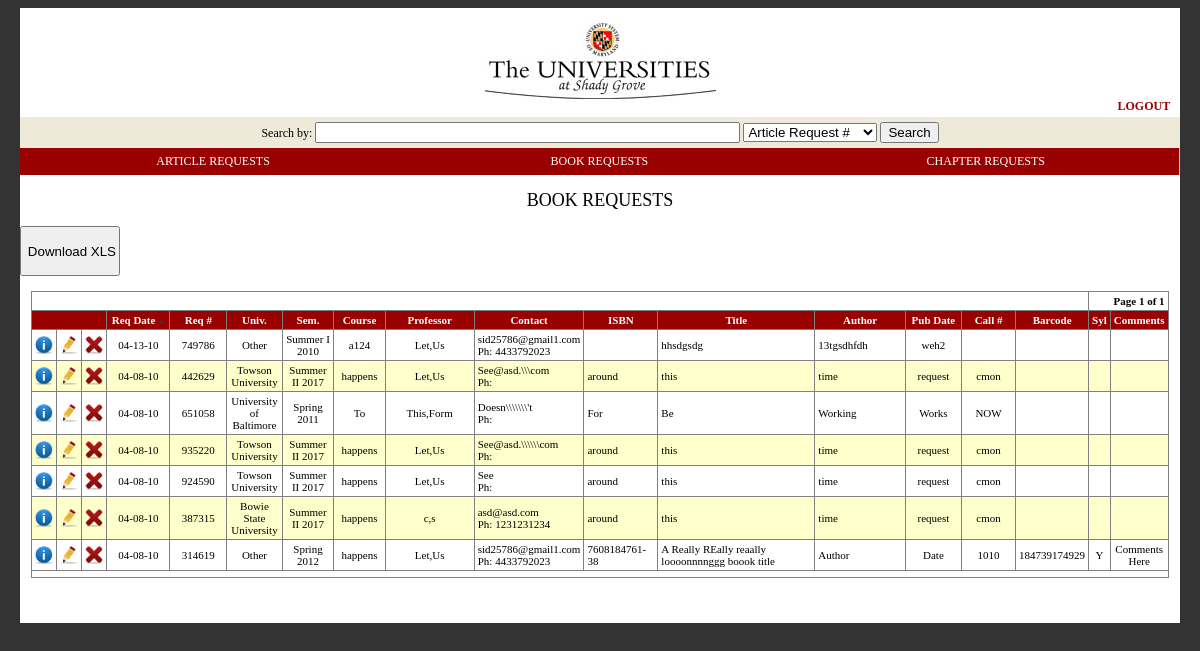
Screenshot of /display_book_requests.php (signed in) with the database file from the repository.
### tables this page shows
CREATE TABLE `b_request` (
  `b_id` int(10) unsigned NOT NULL,
  `b_title` varchar(100) NOT NULL,
  `b_author` varchar(100) NOT NULL,
  `b_publisher` varchar(100) DEFAULT NULL,
  `b_place_of_pub` varchar(100) DEFAULT NULL,
  `b_date_of_pub` varchar(20) NOT NULL,
  `b_book_edition` varchar(20) DEFAULT NULL,
  `b_isbn` varchar(45) DEFAULT NULL,
  `b_supply_method` varchar(45) DEFAULT NULL,
  `b_notes` varchar(1000) DEFAULT NULL,
  `b_call_number` varchar(50) DEFAULT NULL,
  `b_loan_period` varchar(20) DEFAULT NULL,
  `b_barcode` varchar(45) DEFAULT NULL,
  `b_ordered_date` date DEFAULT NULL,
  `b_recalled_date` date DEFAULT NULL,
  `b_date_entered` date DEFAULT NULL,
  `b_date_deleted` date DEFAULT NULL,
  `b_prof_copy` char(1) DEFAULT NULL,
  `b_syllabi` char(1) DEFAULT NULL,
  `b_comments` varchar(1000) DEFAULT NULL,
  `p_email` varchar(50) NOT NULL,
  `c_id` mediumint(8) unsigned NOT NULL,
  `b_req_date` date DEFAULT NULL,
  PRIMARY KEY (`b_id`),
  UNIQUE KEY `b_id_UNIQUE` (`b_id`),
  UNIQUE KEY `b_barcode_UNIQUE` (`b_barcode`),
  KEY `c_id` (`c_id`),
  KEY `p_email` (`p_email`),
  CONSTRAINT `b_request_ibfk_2` FOREIGN KEY (`c_id`) REFERENCES `course` (`c_id`),
  CONSTRAINT `b_request_ibfk_3` FOREIGN KEY (`p_email`) REFERENCES `professor` (`p_email`) ON UPDATE CASCADE
);

CREATE TABLE `professor` (
  `p_email` varchar(50) NOT NULL,
  `p_last_name` varchar(50) NOT NULL,
  `p_first_name` varchar(50) NOT NULL,
  `p_university` varchar(100) DEFAULT NULL,
  `p_phone_number` varchar(12) DEFAULT NULL,
  PRIMARY KEY (`p_email`)
);

CREATE TABLE `course` (
  `c_id` mediumint(8) unsigned NOT NULL AUTO_INCREMENT,
  `course_no` varchar(20) NOT NULL,
  `semester` varchar(10) NOT NULL,
  `semester_year` year(4) NOT NULL,
  `course_title` varchar(45) DEFAULT NULL,
  PRIMARY KEY (`c_id`)
);

### display_book_requests.php (the view, shortened to what this page needs)
<?php
include('header.php');
include('connect_to_shady_grove.php');
$display = '5000';
if(isset($_GET['p']) && is_numeric($_GET['p']))
{
$pages = $_GET['p'];
}
else
{
$query = 'select COUNT(b_id) FROM b_request';
$result = @mysqli_query($dbc, $query);
$row = @mysqli_fetch_array($result, MYSQLI_NUM);
$records = $row[0];
	if($records>$display)
	{
	$pages = ceil($records/$display);
	}
	else
	{
	$pages = 1;
	}
}
if(isset($_GET['s']) && is_numeric($_GET['s']))
{$start = $_GET['s'];}
else
{$start = 0;}
$sort = (isset($_GET['sort']))? $_GET['sort']: 'req_date_d';
switch($sort)
{
case 'req_date_d':
$order_by = 'b.b_req_date DESC';
break;
}
$query = "select b.b_id as id, p.p_university as uni, concat(c.semester, '  ', c.semester_year) as sem, c.course_no as cno, concat(p.p_last_name, ',', p.p_first_name) as prof, p.p_email as email, p.p_phone_number as pno, b.b_isbn as isbn, b.b_title as title, b.b_author as author, b.b_date_of_pub as pub_date, b.b_call_number as call_no, b.b_barcode as barcode, b.b_syllabi as syllabi, b.b_comments as comments, DATE_FORMAT(b.b_req_date, '%m-%d-%y') as req_date
from b_request b, professor p, course c
where b.p_email = p.p_email AND b.c_id = c.c_id
ORDER BY $order_by LIMIT $start, $display";
$result = @mysqli_query($dbc, $query);
$bg = '#ffffcc';
$this_page = ($start/$display)+1;
	echo '<div align="center" style="font-size:large">BOOK REQUESTS</div><br/> ';
	echo '<div align="left"><a href=download.php><input type="button" value="Download XLS" style="height: 50px; width: 100px"></a> </div><br/> ';
	echo '<table id="mytable" border="1" cellpadding="3" cellspacing="0" style="border-collapse:collapse; font-size:11px" width="98%" align="center">
	<tr>
<td align = "center" colspan="16">';
echo '</td>
	<td align="right" colspan="2" style="font-weight:bold">Page '.$this_page.' of '.$pages.'</td>
	</tr>';
	echo '<tr bgcolor="#990000">
	<th colspan = "3"  width="2%">&nbsp;</th>';
	if($sort == "req_date_a")
	{echo '<th align="center" width="7%"><a href="display_book_requests.php?sort=req_date_d">Req Date</a>&nbsp;<img src= "images/ascending.gif" border = "0"/></th>';}
	elseif($sort == "req_date_d")
	{echo '<th align="center" width="7%"><a href="display_book_requests.php?sort=req_date_a">Req Date</a>&nbsp;<img src= "images/descending.gif" border = "0"/></th>';}
	else
	{echo '<th align="center" width="7%"><a href="display_book_requests.php?sort=req_date_a">Req Date</a></th>';}
	if($sort == "b_id_a")
	{echo '<th valign = "center" width="6%"><a href="display_book_requests.php?sort=b_id_d">Req #</a>&nbsp;<img src= "images/ascending.gif" border = "0"/></th>';}
	elseif($sort == "b_id_d")
	{echo '<th align="center" width="6%"><a href="display_book_requests.php?sort=b_id_a">Req #</a>&nbsp;<img src= "images/descending.gif" border = "0"/></th>';}
	else
	{echo '<th align="center" width="6%"><a href="display_book_requests.php?sort=b_id_a">Req #</a></th>';}
	if($sort == "uni_a")
	{echo '<th align="center" width="5%"><a href="display_book_requests.php?sort=uni_d">Univ.</a>&nbsp;<img src= "images/ascending.gif" border = "0"/></th>';}
	elseif($sort == "uni_d")
	{echo '<th align="center" width="5%"><a href="display_book_requests.php?sort=uni_a">Univ.</a>&nbsp;<img src= "images/descending.gif" border = "0"/></th>';}
	else
	{echo '<th align="center" width="5%"><a href="display_book_requests.php?sort=uni_a">Univ.</a></th>';}
	if($sort == "sem_a")
	{echo '<th align="center" width="5%"><a href="display_book_requests.php?sort=sem_d">Sem.</a>&nbsp;<img src= "images/ascending.gif" border = "0"/></th>';}
	elseif($sort == "sem_d")
	{echo '<th align="center" width="5%"><a href="display_book_requests.php?sort=sem_a">Sem.</a>&nbsp;<img src= "images/descending.gif" border = "0"/></th>';}
	else
	{echo '<th align="center" width="5%"><a href="display_book_requests.php?sort=sem_a">Sem.</a></th>';}
	if($sort == "cno_a")
	{echo '<th align="center" width="5%"><a href="display_book_requests.php?sort=cno_d">Course</a>&nbsp;<img src= "images/ascending.gif" border = "0"/></th>';}
	elseif($sort == "cno_d")
	{echo '<th align="center" width="5%"><a href="display_book_requests.php?sort=cno_a">Course</a>&nbsp;<img src= "images/descending.gif" border = "0"/></th>';}
	else
	{echo '<th align="center" width="5%"><a href="display_book_requests.php?sort=cno_a">Course</a></th>';}
	if($sort == "prof_a")
	{echo '<th align="center" width="10%"><a href="display_book_requests.php?sort=prof_d">Professor</a>&nbsp;<img src= "images/ascending.gif" border = "0"/></th>';}
	elseif($sort == "prof_d")
	{echo '<th align="center" width="10%"><a href="display_book_requests.php?sort=prof_a">Professor</a>&nbsp;<img src= "images/descending.gif" border = "0"/></th>';}
	else
	{echo '<th align="center" width="10%"><a href="display_book_requests.php?sort=prof_a">Professor</a></th>';}
	if($sort == "email_a")
	{	echo '<th align="center" width="8%"><a href="display_book_requests.php?sort=email_d">Contact</a>&nbsp;<img src= "images/ascending.gif" border = "0"/></th>';}
	elseif($sort == "email_d")
	{echo '<th align="center" width="8%"><a href="display_book_requests.php?sort=email_a">Contact</a>&nbsp;<img src= "images/descending.gif" border = "0"/></th>';}
	else
	{echo '<th align="center" width="8%"><a href="display_book_requests.php?sort=email_a">Contact</a></th>';}
	if($sort == "isbn_a")
	{echo '<th align="center" width="7%"><a href="display_book_requests.php?sort=isbn_d">ISBN</a>&nbsp;<img src= "images/ascending.gif" border = "0"/></th>';}
	elseif($sort == "isbn_d")
	{echo '<th align="center" width="7%"><a href="display_book_requests.php?sort=isbn_a">ISBN</a>&nbsp;<img src= "images/descending.gif" border = "0"/></th>';}
	else
	{echo '<th align="center" width="7%"><a href="display_book_requests.php?sort=isbn_a">ISBN</a></th>';}
	if($sort == "title_a")
	{echo '<th align="center" width="19%"><a href="display_book_requests.php?sort=title_d">Title</a>&nbsp;<img src= "images/ascending.gif" border = "0"/></th>';}
	elseif($sort == "title_d")
	{echo '<th align="center" width="19%"><a href="display_book_requests.php?sort=title_a">Title</a>&nbsp;<img src= "images/descending.gif" border = "0"/></th>';}
	else
	{echo '<th align="center" width="19%"><a href="display_book_requests.php?sort=title_a">Title</a></th>';}
	if($sort == "author_a")
	{echo '<th align="center" width="10%"><a href="display_book_requests.php?sort=author_d">Author</a>&nbsp;<img src= "images/ascending.gif" border = "0"/></th>';}
	elseif($sort == "author_d")
	{echo '<th align="center" width="10%"><a href="display_book_requests.php?sort=author_a">Author</a>&nbsp;<img src= "images/descending.gif" border = "0"/></th>';}
	else
	{echo '<th align="center" width="10%"><a href="display_book_requests.php?sort=author_a">Author</a></th>';}
	if($sort == "pub_date_a")
	{echo '<th align="center" width="6%"><a href="display_book_requests.php?sort=pub_date_d">Pub Date</a>&nbsp;<img src= "images/ascending.gif" border = "0"/></th>';}
	elseif($sort == "pub_date_d")
	{echo '<th align="center" width=6%"><a href="display_book_requests.php?sort=pub_date_a">Pub Date</a>&nbsp;<img src= "images/descending.gif" border = "0"/></th>';}
	else
	{echo '<th align="center" width=6%"><a href="display_book_requests.php?sort=pub_date_a">Pub Date</a></th>';}
	if($sort == "call_no_a")
	{echo '<th align="center" width="6%"><a href="display_book_requests.php?sort=call_no_d">Call #</a>&nbsp;<img src= "images/ascending.gif" border = "0"/></th>';}
	elseif($sort == "call_no_d")
	{echo '<th align="center" width="6%"><a href="display_book_requests.php?sort=call_no_a">Call #</a>&nbsp;<img src= "images/descending.gif" border = "0"/></th>';}
	else
	{echo '<th align="center" width="6%"><a href="display_book_requests.php?sort=call_no_a">Call #</a></th>';}
	if($sort == "barcode_a")
	{echo '<th align="center" width="6%"><a href="display_book_requests.php?sort=barcode_d">Barcode</a>&nbsp;<img src= "images/ascending.gif" border = "0"/></th>';}
	elseif($sort == "barcode_d")
	{echo '<th align="center" width="6%"><a href="display_book_requests.php?sort=barcode_a">Barcode</a>&nbsp;<img src= "images/descending.gif" border = "0"/></th>';}
	else
	{echo '<th align="center" width="6%"><a href="display_book_requests.php?sort=barcode_a">Barcode</a></th>';}
	if($sort == "syllabi_a")
	{echo '<th align="center" width="1%"><a href="display_book_requests.php?sort=syllabi_d">Syl</a>&nbsp;<img src= "images/ascending.gif" border = "0"/></th>';}
	elseif($sort == "syllabi_d")
	{echo '<th align="center" width="1%"><a href="display_book_requests.php?sort=syllabi_a">Syl</a>&nbsp;<img src= "images/descending.gif" border = "0"/></th>';}
	else
	{echo '<th align="center" width="1%"><a href="display_book_requests.php?sort=syllabi_a">Syl</a></th>';}
	if($sort == "comments_a")
	{echo '<th align="center" width="8%"><a href="display_book_requests.php?sort=comments_d">Comments</a>&nbsp;<img src= "images/ascending.gif" border = "0"/></th></tr>';}
	elseif($sort == "comments_d")
	{echo '<th align="center" width="8%"><a href="display_book_requests.php?sort=comments_a">Comments</a>&nbsp;<img src= "images/descending.gif" border = "0"/></th></tr>';}
	else
	{echo '<th align="center" width="8%"><a href="display_book_requests.php?sort=comments_a">Comments</a></th></tr>';}
	while ($row = mysqli_fetch_array($result, MYSQLI_ASSOC))
	{
	$bg = ($bg=='#ffffcc'?'#ffffff':'#ffffcc');
	echo '<tr bgcolor="'.$bg.'">
	<td align="center"><a href="display_full_book_request.php?id='.$row['id'].'"><img src="images/info-icon.png" alt="More Information" border="0" width="18" height="18" title="More Information" /></a></td>
    <td align="center"><a href="edit_book_request.php?id='.$row['id'].'"><img src="images/edit-icon.png" alt="Edit Entry" border="0" width="18" height="18" title="Edit Entry"  /></a></td>
    <td align="center"><a href="delete_book_request.php?id='.$row['id'].'"><img src="images/delete-icon.png" alt="Delete" border="0" width="18" height="18" title="Delete Entry"  /></a></td>
	<td align="center">'.$row['req_date'].'</td>
	<td align="center">'.$row['id'].'</td>
	<td align="center">'.$row['uni'].'</td>
	<td align="center">'.$row['sem'].'</td>
	<td align="center">'.$row['cno'].'</td>
	<td align="center">'.$row['prof'].'</td>
	<td align="left">'.$row['email'].'<br/>Ph: '.$row['pno'].'</td>
	<td align="left">'.$row['isbn'].'</td>
	<td align="left">'.$row['title'].'</td>
	<td align="left">'.$row['author'].'</td>
	<td align="center">'.$row['pub_date'].'</td>
	<td align="center">'.$row['call_no'].'</td>
	<td align="center">'.$row['barcode'].'</td>
	<td align="center">'.$row['syllabi'].'</td>
	<td align="center">'.$row['comments'].'</td>
	</tr>';
	}
echo '<tr><td align = "center" colspan="18">';
echo '</td></tr></table>';
echo "<br /><br />";
include('footer.php');
?>

### header.php (shortened to what this page needs)
<!DOCTYPE html PUBLIC "-//W3C//DTD XHTML 1.0 Transitional//EN" "http://www.w3.org/TR/xhtml1/DTD/xhtml1-transitional.dtd">
<html xmlns="http://www.w3.org/1999/xhtml">
<head>
<link href="SpryAssets/SpryMenuBarHorizontal.css" rel="stylesheet" type="text/css" />
</head>
<body bgcolor="#333333" style="font-family:verdana; font-size:12px">
<?php
$type = $_GET['type'];
?>
<table width="98%" border="0" cellspacing="0" cellpadding="0" bgcolor="#FFFFFF" height="100%" align="center">
  <tr>
    <td align="center"><br /><img src="images/usglogo.png" alt="logo" /></td>
  </tr>
 <tr><td>  	<div class="hlog" align="right" style="padding-right:10px; padding-bottom:3px;"><a href="logout.php"><strong><span class="log">LOGOUT</span></strong></a></div>
</td></tr>
  <tr>
    <td align="center" bgcolor="#edeada">
    <div style="padding:5px">
      <form name="search" method="get" action="search_results.php">
        Search by: <input name="search" type="text" size="50" value="<?php if(isset($_GET['search'])) echo $_GET['search']?>" />
        <select name="type">
<?php
if($type == 'a_id')
echo '<option value = "a_id" selected="selected">Article Request #</option>';
else
echo '<option value = "a_id">Article Request #</option>';
?>
	    </select>
        <input name="go" type="submit" value="Search" />
      </form>
     </div>
    </td>
  </tr>
  <tr>
    <td id="asd" align="center" bgcolor="#ffc240">
      <ul id="MenuBar1" class="MenuBarHorizontal">
        <li><a href="display_article_requests.php">ARTICLE REQUESTS</a></li>
        <li><a href="display_book_requests.php">BOOK REQUESTS</a></li>
        <li><a href="display_chapter_requests.php">CHAPTER REQUESTS</a></li>
      </ul>
    </td>
  </tr>
  <tr><td><br>

### footer.php (shortened to what this page needs)
<br>
   </td>
  </tr>
</table>
</body>
</html>

### SpryAssets/SpryMenuBarHorizontal.css (style rules this page uses)
ul.MenuBarHorizontal { margin: 0; padding: 0; list-style-type: none; font-size: 100%; cursor: default; width: inherit; }
ul.MenuBarHorizontal li { margin: 0; padding: 0; list-style-type: none; font-size: 100%; position: relative; text-align: center; cursor: pointer; width: 33.3%; float: left; }
ul.MenuBarHorizontal a { display: block; cursor: pointer; background-color: #990000; padding: 0.5em 0.75em; color: #FFF; text-decoration: none; }
.log { color:#990000; }

### header.php (style rules this page uses)
.log { color:#990000; }

### rows the page displays
b_request: req_date "04-13-10", b_id "749786", p_email.p_university "Other", sem "Summer I 2010", c.course_no "a124", prof "Let,Us", p_email.p_email "sid25786@gmail1.com", p_email.p_phone_number "4433792023", b_title "hhsdgsdg", b_author "13tgsdhfdh", b_date_of_pub "weh2"
b_request: req_date "04-08-10", b_id "442629", p_email.p_university "Towson University", sem "Summer II 2017", c.course_no "happens", prof "Let,Us", p_email.p_email "See@asd.\\\\\\com", b_isbn "around", b_title "this", b_author "time", b_date_of_pub "request", b_call_number "cmon"
b_request: req_date "04-08-10", b_id "651058", p_email.p_university "University of Baltimore", sem "Spring 2011", c.course_no "To", prof "This,Form", p_email.p_email "Doesn\\\\\\\\\\\\\\'t", b_isbn "For", b_title "Be", b_author "Working", b_date_of_pub "Works", b_call_number "NOW"
b_request: req_date "04-08-10", b_id "935220", p_email.p_university "Towson University", sem "Summer II 2017", c.course_no "happens", prof "Let,Us", p_email.p_email "See@asd.\\\\\\\\\\\\com", b_isbn "around", b_title "this", b_author "time", b_date_of_pub "request", b_call_number "cmon"
b_request: req_date "04-08-10", b_id "924590", p_email.p_university "Towson University", sem "Summer II 2017", c.course_no "happens", prof "Let,Us", p_email.p_email "See", b_isbn "around", b_title "this", b_author "time", b_date_of_pub "request", b_call_number "cmon"
b_request: req_date "04-08-10", b_id "387315", p_email.p_university "Bowie State University", sem "Summer II 2017", c.course_no "happens", prof "c,s", p_email.p_email "asd@asd.com", p_email.p_phone_number "1231231234", b_isbn "around", b_title "this", b_author "time", b_date_of_pub "request", b_call_number "cmon"
b_request: req_date "04-08-10", b_id "314619", p_email.p_university "Other", sem "Spring 2012", c.course_no "happens", prof "Let,Us", p_email.p_email "sid25786@gmail1.com", p_email.p_phone_number "4433792023", b_isbn "7608184761-38", b_title "A Really REally reaally loooonnnnggg boook title", b_author "Author", b_date_of_pub "Date", b_call_number "1010", b_barcode "184739174929", b_syllabi "Y", b_comments "Comments Here"

### other values shown
$this_page "1"
$pages "1"
